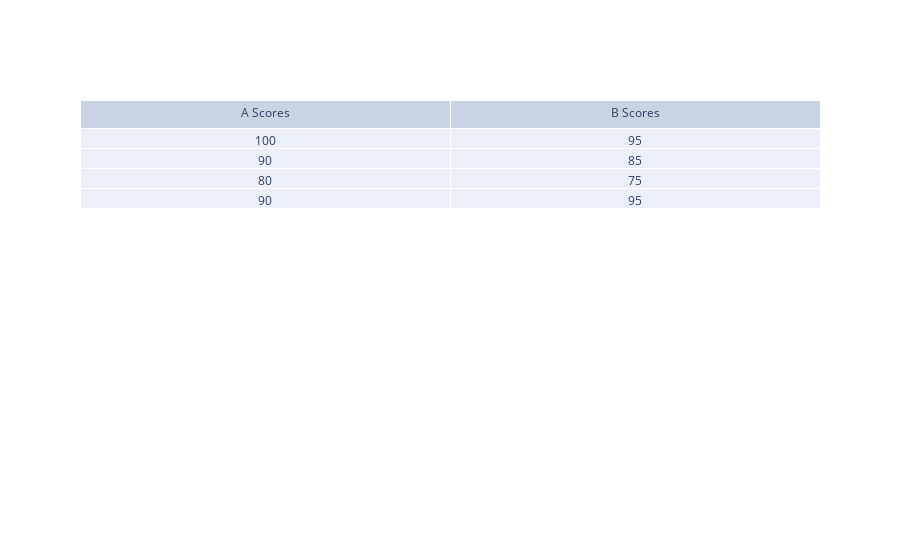

Here is the notebook cell this chart was saved with:
### Code cell
fig = go.Figure(data=[go.Table(header=dict(values=['A Scores', 'B Scores']),
                 cells=dict(values=[[100, 90, 80, 90], [95, 85, 75, 95]]))
                     ])
fig.show()

### Figure 1 — Plotly figure (JSON) as saved in the notebook; plotly's stock layout.template omitted (floating-point values rounded to 4 significant figures)
{"data": [{"cells": {"values": [[100, 90, 80, 90], [95, 85, 75, 95]]}, "header": {"values": ["A Scores", "B Scores"]}, "type": "table"}], "layout": {}}
